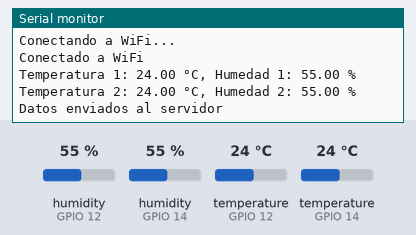
A sketch run on a simulated ESP32. On the bench: the last lines printed to the serial monitor. The inputs (shaded band) are chosen by the test bench; at power-on: humidity (sensors on GPIO 12, GPIO 14) 55 %, temperature (sensors on GPIO 12, GPIO 14) 24 °C. WiFi joins after 1.5 s; servers stay silent unless stated; uploads are accepted with an empty reply.

Above: at 3.2 s.
3.3 s: humidity (sensor on GPIO 12) set to 22 %
11.0 s: humidity (sensor on GPIO 14) set to 22 %
At 12.45 s:
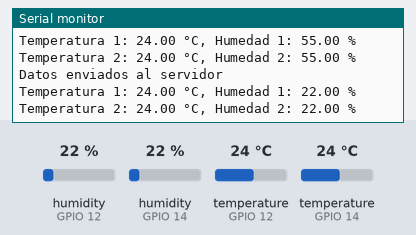
18.7 s: temperature (sensor on GPIO 12) set to 12 °C
At 23.4 s:
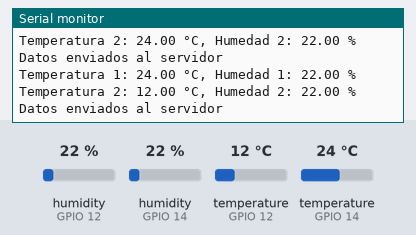
26.4 s: temperature (sensor on GPIO 14) set to 12 °C
At 33.8 s:
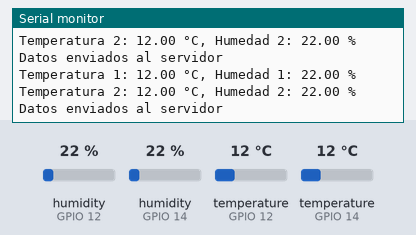
34.1 s: humidity (sensor on GPIO 12) set to 40 %
41.8 s: humidity (sensor on GPIO 14) set to 40 %
At 43.7 s:
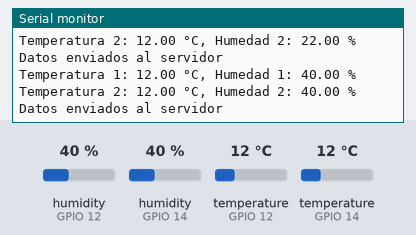
Timing chart, 0 to 45.2 s (numbered marks = the images above; inputs shaded):
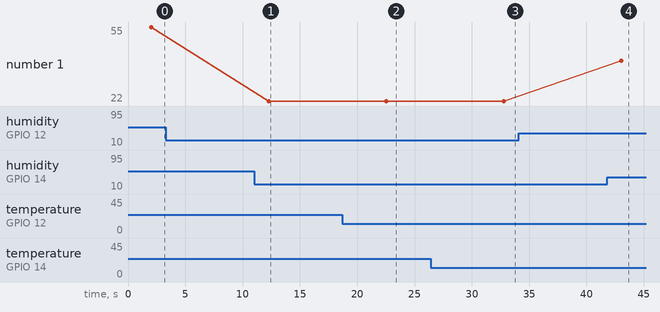

The sketch:

ESP_DHT11.ino
```cpp
#include <WiFi.h>
#include <DHT.h>
#include <HTTPClient.h>

// Configuración WiFi
const char* ssid = "The kind ";
const char* password = "88136473";

// Definir pines de los sensores DHT
#define DHTPIN1 14  // Sensor 1 en GPIO 14
#define DHTPIN2 12  // Sensor 2 en GPIO 12

// Definir tipo de sensor
#define DHTTYPE DHT11

DHT dht1(DHTPIN1, DHTTYPE);
DHT dht2(DHTPIN2, DHTTYPE);

void setup() {
  Serial.begin(115200);
  WiFi.begin(ssid, password);
  while (WiFi.status() != WL_CONNECTED) {
    delay(1000);
    Serial.println("Conectando a WiFi...");
  }
  Serial.println("Conectado a WiFi");

  dht1.begin();
  dht2.begin();
}

void loop() {
  float temperature1 = dht1.readTemperature();
  float humidity1 = dht1.readHumidity();
  float temperature2 = dht2.readTemperature();
  float humidity2 = dht2.readHumidity();

  if (isnan(temperature1) || isnan(humidity1) || isnan(temperature2) || isnan(humidity2)) {
    Serial.println("Error al leer el sensor DHT11");
    return;
  }

  Serial.print("Temperatura 1: ");
  Serial.print(temperature1);
  Serial.print(" °C, Humedad 1: ");
  Serial.print(humidity1);
  Serial.println(" %");

  Serial.print("Temperatura 2: ");
  Serial.print(temperature2);
  Serial.print(" °C, Humedad 2: ");
  Serial.print(humidity2);
  Serial.println(" %");

  // Enviar datos al servidor web (PHP)
  HTTPClient http;
  http.begin("C:\xampp\htdocs\Inicio\Tecnoterra\backend\insert.php" + String(temperature1) + "&hum1=" + String(humidity1) + "&temp2=" + String(temperature2) + "&hum2=" + String(humidity2));
  int httpCode = http.GET();

  if (httpCode > 0) {
    Serial.println("Datos enviados al servidor");
  } else {
    Serial.println("Error en la solicitud HTTP");
  }

  http.end();
  delay(10000); // Espera 10 segundos antes de enviar nuevamente
}
```

Measured:
- after the input at 11.0 s, the serial monitor: prints a new line after 1.3 s (image 1)
- after the input at 18.7 s, the serial monitor: prints a new line after 3.8 s (image 2)
- after the input at 26.4 s, the serial monitor: prints a new line after 6.4 s (image 3)
- after the input at 41.8 s, the serial monitor: prints a new line after 1.2 s (image 4)
